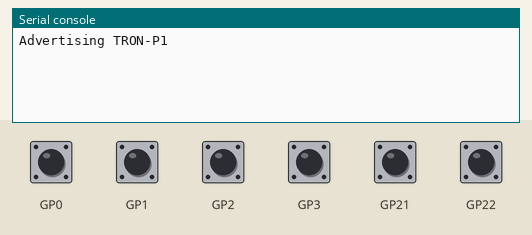
The program below on a simulated Raspberry Pi Pico running MicroPython. On the bench: the last lines printed to the serial console. The test bench sets the inputs (shaded band); at power-on: GP0–3, GP21, GP22 HIGH. Nothing arrives over Bluetooth unless stated; files that are not in the repository are absent.

Above: at 1.2 s.
1.3 s: GP0 pulled LOW for 0.15 s
At 1.9 s:
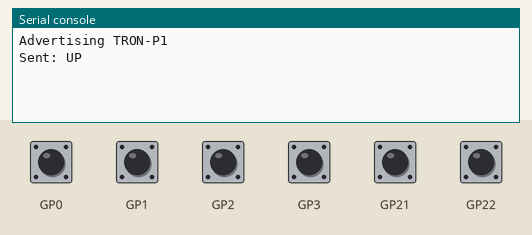
2.9 s: GP1 pulled LOW for 0.15 s
At 4.1 s:
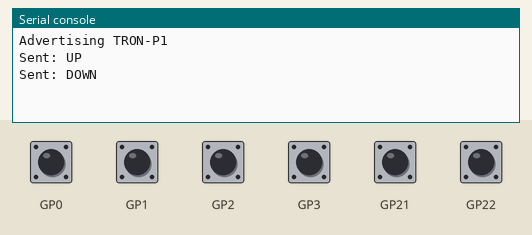
4.5 s: GP2 pulled LOW for 0.15 s
At 5.5 s:
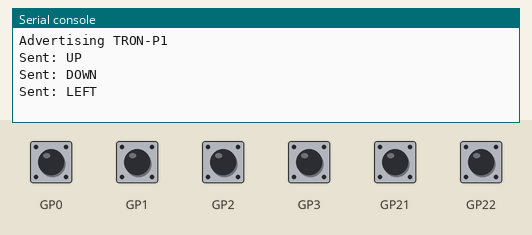
6.1 s: GP3 pulled LOW for 0.15 s
At 6.7 s:
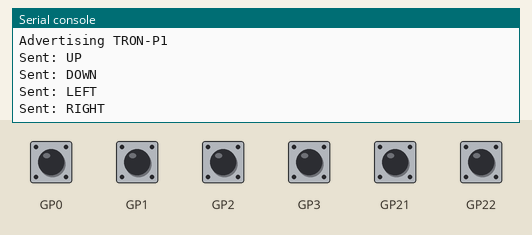
7.7 s: GP21 pulled LOW for 0.15 s
At 8.9 s:
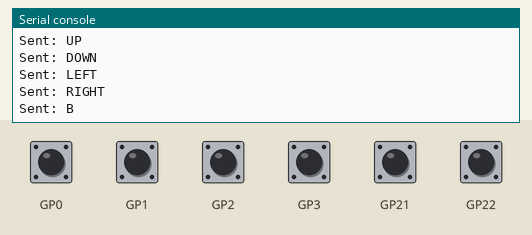
9.3 s: GP22 pulled LOW for 0.15 s
At 10.4 s:
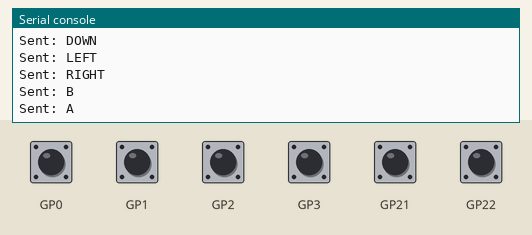

The program:

main.py
```python
from ble_controller import send_button
from buttons import get_button_press
import time

while True:
    button = get_button_press()

    if button is not None:
        send_button(button)

    time.sleep_ms(2)
```

ble_controller.py
```python
import bluetooth
import time
from micropython import const
from config import SETTINGS

_IRQ_CENTRAL_CONNECT = const(1)
_IRQ_CENTRAL_DISCONNECT = const(2)
_IRQ_GATTS_WRITE = const(3)

_FLAG_READ = const(0x0002)
_FLAG_NOTIFY = const(0x0010)
_FLAG_WRITE = const(0x0008)
_ACK = const(0xFE)

SERVICE_UUID = bluetooth.UUID(SETTINGS["SERVICE_UUID"])
INPUT_UUID = bluetooth.UUID(SETTINGS["INPUT_UUID"])

COMMANDS = {
    "UP": 1,
    "DOWN": 2,
    "LEFT": 3,
    "RIGHT": 4,
    "A": 5,
    "B": 6,
}

ble = bluetooth.BLE()
ble.active(True)

input_characteristic = (
    INPUT_UUID,
    _FLAG_READ | _FLAG_NOTIFY | _FLAG_WRITE,
)

service = (
    SERVICE_UUID,
    (input_characteristic,),
)

((input_handle,),) = ble.gatts_register_services(
    (service,)
)

connections = set()
latency_count = 0
latency_total_ms = 0


def advertise():
    name = SETTINGS["DEVICE_NAME"].encode()
    payload = bytes((len(name) + 1, 0x09)) + name
    ble.gap_advertise(100_000, adv_data=payload)
    print("Advertising", SETTINGS["DEVICE_NAME"])


def irq(event, data):
    global latency_count, latency_total_ms
    if event == _IRQ_CENTRAL_CONNECT:
        conn_handle, _, _ = data
        connections.add(conn_handle)
        print("Pi connected")

    elif event == _IRQ_CENTRAL_DISCONNECT:
        conn_handle, _, _ = data
        connections.discard(conn_handle)
        print("Pi disconnected")
        advertise()

    elif event == _IRQ_GATTS_WRITE:
        conn_handle, value_handle = data
        if value_handle == input_handle:
            payload = ble.gatts_read(input_handle)
            if len(payload) == 6 and payload[0] == _ACK:
                sent_ms = int.from_bytes(payload[2:6], "little")
                round_trip_ms = time.ticks_diff(time.ticks_ms(), sent_ms)
                latency_ms = round_trip_ms / 2
                latency_count += 1
                latency_total_ms += latency_ms
                print("Button delivery latency (estimated): {:.1f} ms; average over {} presses: {:.1f} ms".format(
                    latency_ms, latency_count, latency_total_ms / latency_count
                ))


ble.irq(irq)
advertise()


def send_button(button):
    command = COMMANDS.get(button)
    if command is None:
        return

    sent_ms = time.ticks_ms()
    payload = bytes((command,)) + sent_ms.to_bytes(4, "little")
    ble.gatts_write(input_handle, payload)

    for conn_handle in tuple(connections):
        ble.gatts_notify(
            conn_handle, input_handle, payload
        )

    print("Sent:", button)


def send_direction(direction):
    """Compatibility entry point for existing direction callers."""
    send_button(direction)
```

buttons.py
```python
from machine import Pin
import time
from config import SETTINGS

# Change number to match GPIO pin number. Does not go by physical pin number on the board.
BUTTONS = {
    "UP": Pin(int(SETTINGS["GPIO_UP"]), Pin.IN, Pin.PULL_UP),
    "DOWN": Pin(int(SETTINGS["GPIO_DOWN"]), Pin.IN, Pin.PULL_UP),
    "LEFT": Pin(int(SETTINGS["GPIO_LEFT"]), Pin.IN, Pin.PULL_UP),
    "RIGHT": Pin(int(SETTINGS["GPIO_RIGHT"]), Pin.IN, Pin.PULL_UP),
    "A": Pin(int(SETTINGS["GPIO_A"]), Pin.IN, Pin.PULL_UP),
    "B": Pin(int(SETTINGS["GPIO_B"]), Pin.IN, Pin.PULL_UP),
}

DEBOUNCE_TIME = 20  # ms

# Track a stable state and a candidate state for each active-low button.
_now = time.ticks_ms()
_states = {}
for _name, _pin in BUTTONS.items():
    _raw = _pin.value()
    _states[_name] = {
        "stable": 1,
        "candidate": _raw,
        "changed_at": _now,
    }


def get_button_press():
    """Return a button name once its press is debounced, without blocking."""
    now = time.ticks_ms()
    for name, pin in BUTTONS.items():
        state = _states[name]
        raw = pin.value()

        if raw != state["candidate"]:
            state["candidate"] = raw
            state["changed_at"] = now
        elif (raw != state["stable"] and
              time.ticks_diff(now, state["changed_at"]) >= DEBOUNCE_TIME):
            state["stable"] = raw
            if raw == 0:
                return name

    return None
```

config.py
```python
"""Load simple KEY=VALUE settings from settings.env on the Pico."""

DEFAULTS = {
    "DEVICE_NAME": "TRON-P1",
    "SERVICE_UUID": "12345678-1234-5678-1234-56789abcdef0",
    "INPUT_UUID": "12345678-1234-5678-1234-56789abcdef1",
    "GPIO_UP": "0",
    "GPIO_DOWN": "1",
    "GPIO_LEFT": "2",
    "GPIO_RIGHT": "3",
    "GPIO_A": "22",
    "GPIO_B": "21",
}


def load_settings():
    settings = DEFAULTS.copy()
    try:
        with open("settings.env") as env_file:
            for line in env_file:
                line = line.strip()
                if line and not line.startswith("#") and "=" in line:
                    key, value = line.split("=", 1)
                    key = key.strip()
                    if key in settings:
                        settings[key] = value.strip().strip("\"'")
    except OSError:
        pass
    return settings


SETTINGS = load_settings()
```

Measured:
- after the input at 1.3 s, the serial console: prints a new line at once (image 1)
- after the input at 2.9 s, the serial console: prints a new line at once (image 2)
- after the input at 4.5 s, the serial console: prints a new line at once (image 3)
- after the input at 6.1 s, the serial console: prints a new line at once (image 4)
- after the input at 7.7 s, the serial console: prints a new line at once (image 5)
- after the input at 9.3 s, the serial console: prints a new line at once (image 6)
